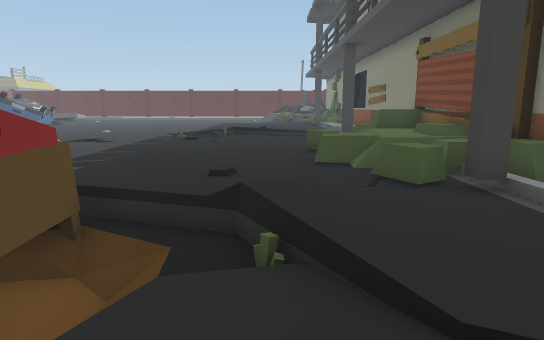
view 1 (above)

24 first-person views from a walk through a Unity game level. The camera is 1.4 m above the floor, tilts 10° down and sees 75° across. The floor is counted in squares, 1 m on a side. Each view is taken from the middle of a square. On the plan, view 1 faces up. The plan holds only what a view shows up to about 15 squares ahead; the rest is blank. The place goes on beyond the plan. The player is left out.

view 2
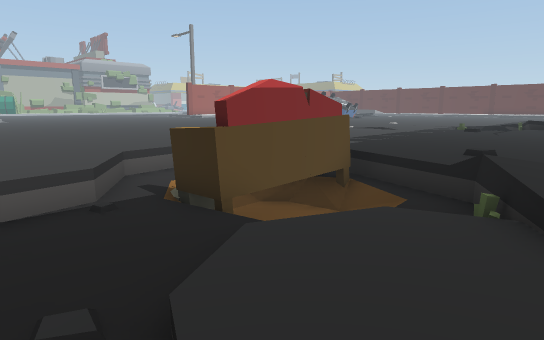

view 3
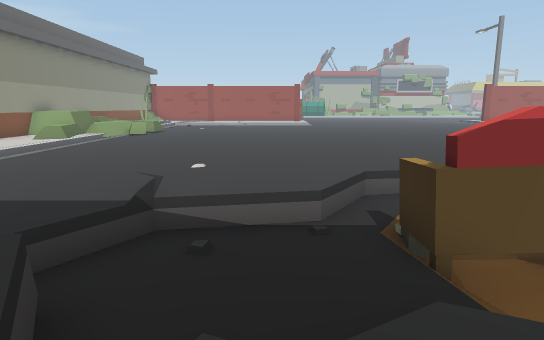

view 4
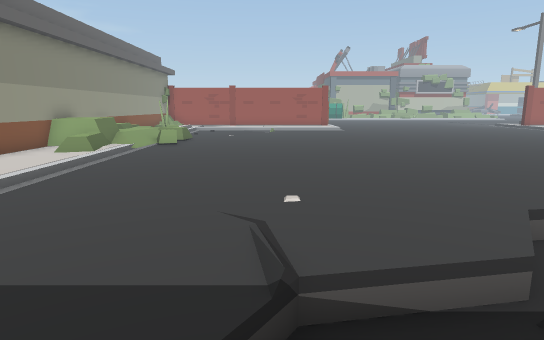

view 5
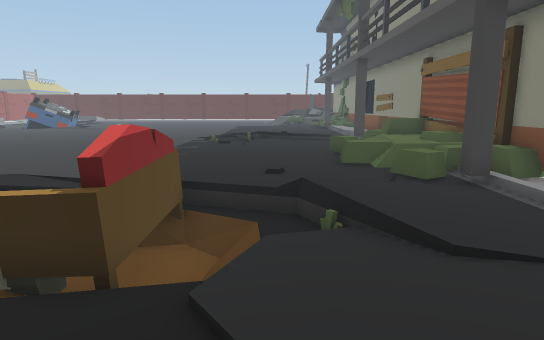

view 6
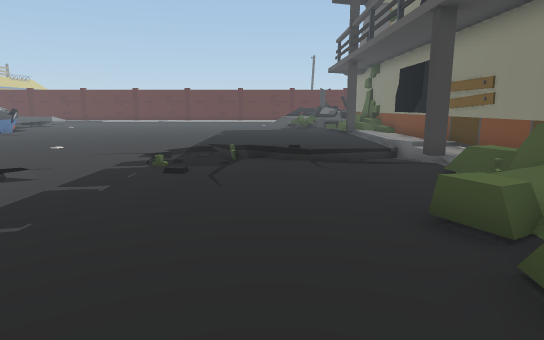

view 7
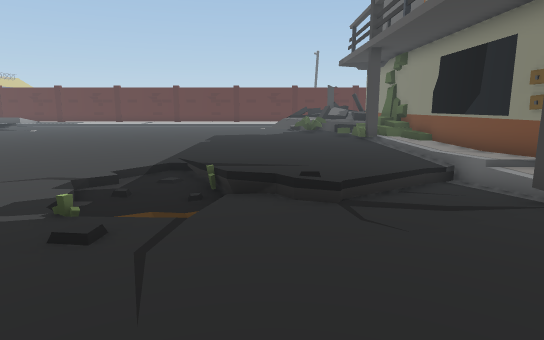

view 8
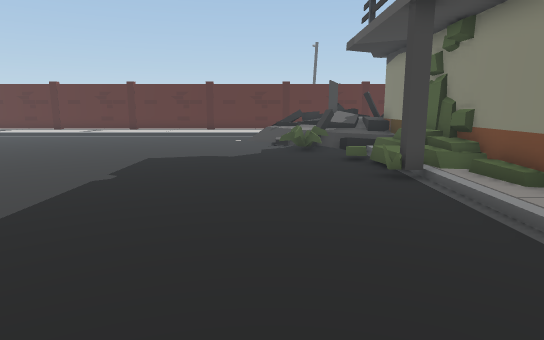

view 9
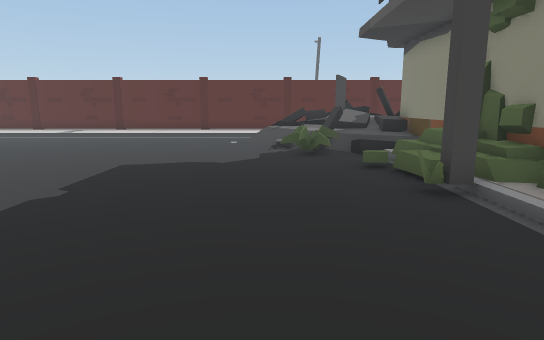

view 10
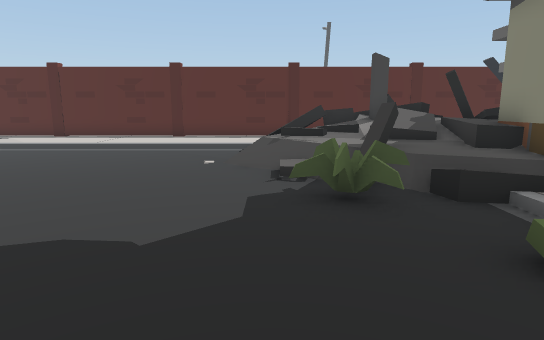

view 11
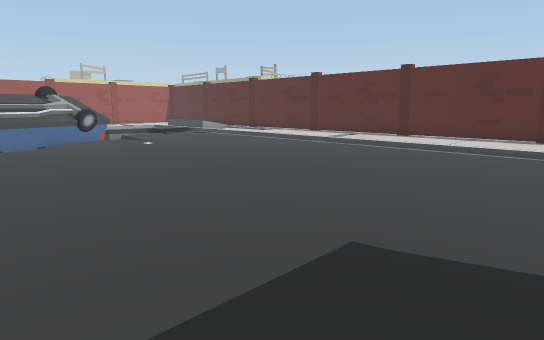

view 12
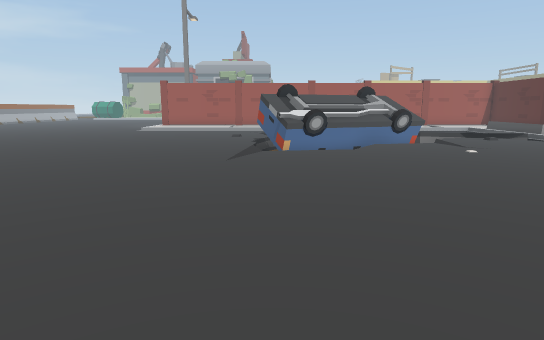

view 13
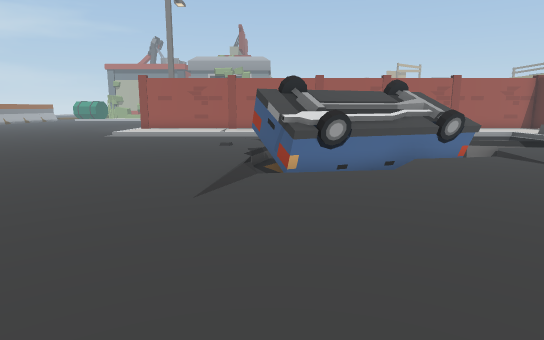

view 14
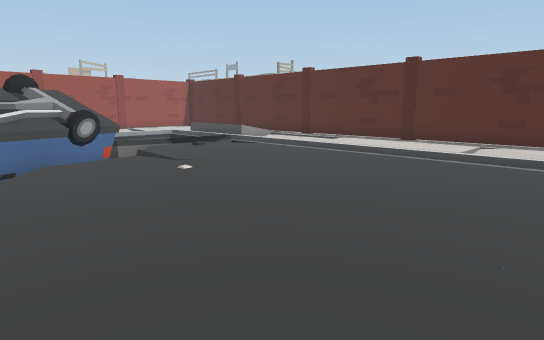

view 15
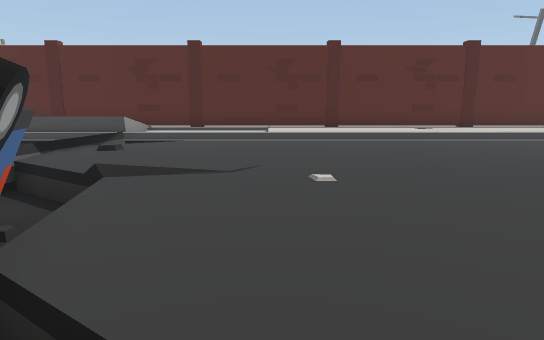

view 16
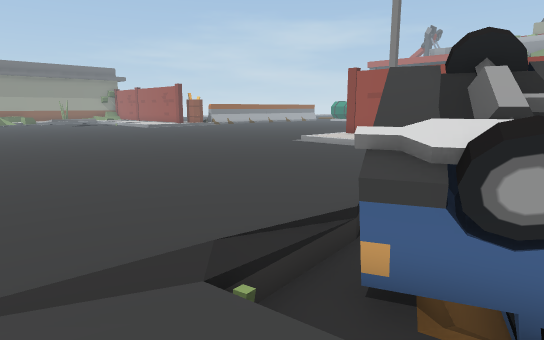

view 17
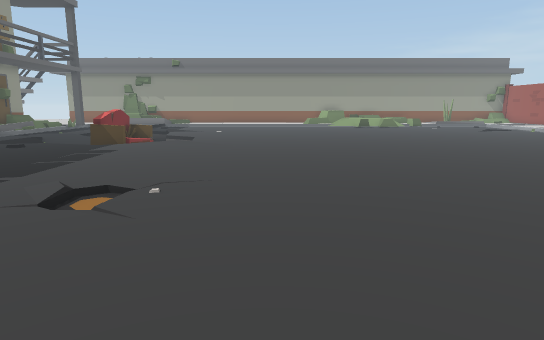

view 18
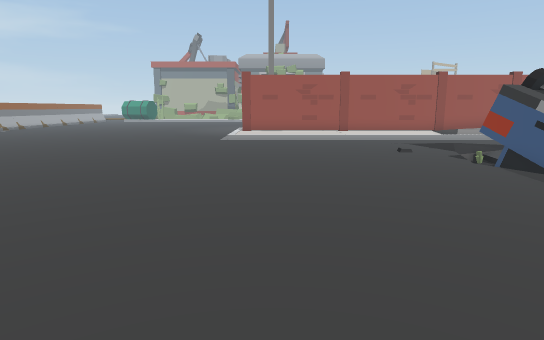

view 19
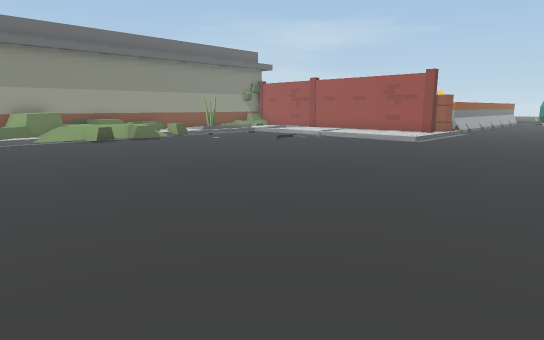

view 20
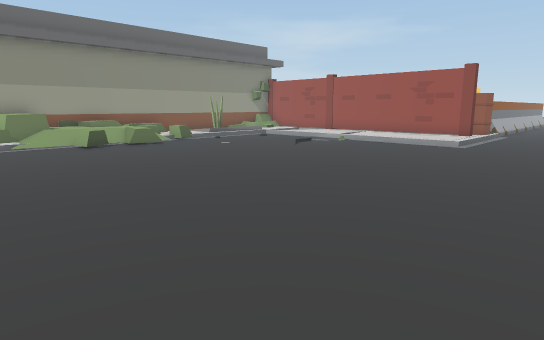

view 21
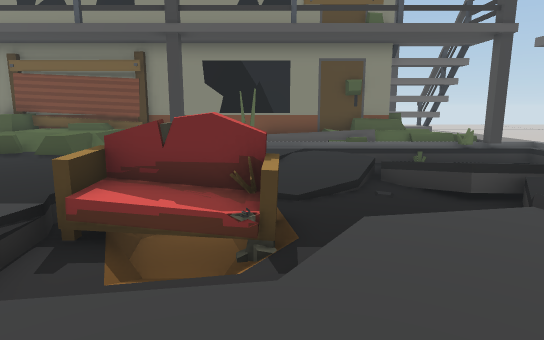

view 22
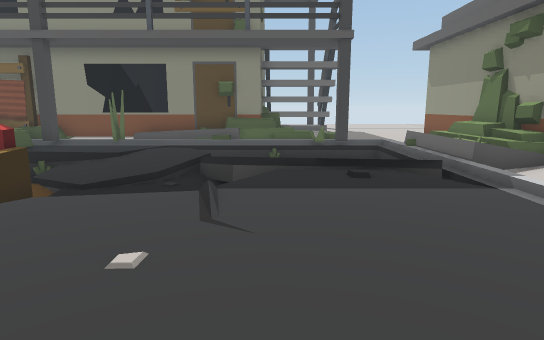

view 23
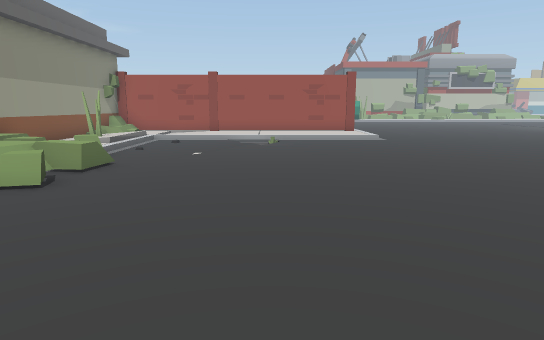

view 24
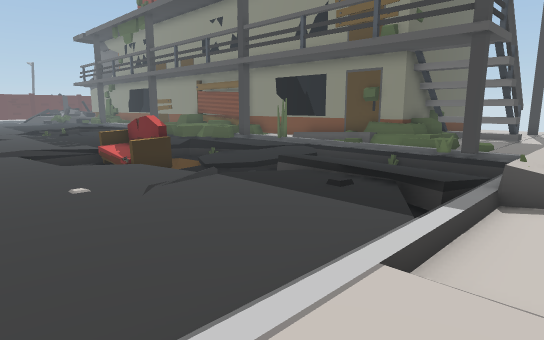

### Floor plan
Key: @ floor where view 1 was taken; # wall or solid block; x gap in a wall; . main floor; : floor 0.25 m higher than the main floor; - floor 0.25 m lower than the main floor; + floor 0.5 m higher than the main floor; _ floor 0.5 m lower than the main floor; * floor 0.75 m higher than the main floor; / step, stairs or slope; = window, fence, low wall or low ledge; ^ raised ledge; v drop or lower ground; S sofa; O other object.
Columns run from 26 left of view 1 to 6 right of it. Each row starts with its distance up from view 1.
 40  ################################
 39       ....................
 38           /..../..........
 37       =/./////////////////=
 36       =/................./ //^#
 35       ....................////###
 34       ...................///+//##
 33       /...................//=+/#
 32       _/=.................//=+/#
 31      #OO/..................=x//#
 30      OOOO..................=.//#
 29      OOOO...................../#
 28  ..   OOO_/...................*#
 27  ../- OOOO/................../+#
 26  ...= OOOO_..................//#
 25  .../=OOOO/..................#:#
 24  ..............................#
 23  ..............................#
 22  ..............................#
 21  ..............................#
 20  ..............................#
 19 ......................//......:#
 18 ......................--...../:#
 17  .....................--::../-.#
 16  .....................---::/--.#
 15  .....................///./..#.#
 14  ................../........./ #
 13  ..................-.........=x#
 12  .........................../=^#
 11  ...........................//^#
 10  .....  ...................^/++#
  9  ...    ...................//+*#
  8  ..........................==+/#
  7 ............................##v#
  6 ............................^=.#
  5 ..................../_SS///....#
  4 ...................._/SS//=....#
  3 ....................//SS///....#
  2 ....................//SS/_-/..:#
  1 .....................//__---///#
  0 ......................____@-///#
 -1  .....................//__//_/##
 -2   //..................=_=.////###
 -3   //...................././/-/#^^
 -4  ......................././///=//
 -5  ....................../////_#./
 -6  .......=.=............/=.//_///.
 -7  ...//=/#=//..........///=////...
 -8   ::.  /+++/=../..../...//++ ....
 -9   ##     ++^^:.... ./...///+

Where each view was taken, in squares from view 1:
view 1: 0 up, 0 right, facing up
view 2: 1 down, 1 right, facing up-left
view 3: 0 up, 1 right, facing left
view 4: 2 down, 1 left, facing left
view 5: 2 down, 1 left, facing up
view 6: 6 up, 1 left, facing up
view 7: 10 up, 1 left, facing up
view 8: 17 up, 0 right, facing up
view 9: 19 up, 0 right, facing up
view 10: 25 up, 0 right, facing up
view 11: 25 up, 2 left, facing up-left
view 12: 25 up, 4 left, facing left
view 13: 25 up, 8 left, facing left
view 14: 27 up, 8 left, facing up-left
view 15: 27 up, 16 left, facing up
view 16: 27 up, 14 left, facing down-left
view 17: 19 up, 10 left, facing down
view 18: 19 up, 10 left, facing left
view 19: 9 up, 11 left, facing down-left
view 20: 7 up, 12 left, facing down-left
view 21: 2 up, 9 left, facing right
view 22: 3 down, 10 left, facing right
view 23: 2 down, 10 left, facing left
view 24: 9 down, 9 left, facing up-right
